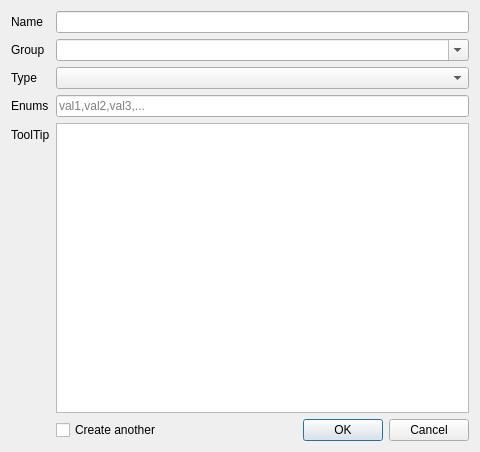
<?xml version="1.0" encoding="UTF-8"?>
<ui version="4.0">
 <class>Dialog</class>
 <widget class="QDialog" name="Dialog">
  <property name="geometry">
   <rect>
    <x>0</x>
    <y>0</y>
    <width>480</width>
    <height>452</height>
   </rect>
  </property>
  <property name="windowTitle">
   <string>Create Property</string>
  </property>
  <layout class="QFormLayout" name="formLayout">
   <item row="0" column="0">
    <widget class="QLabel" name="labelName">
     <property name="text">
      <string>Name</string>
     </property>
    </widget>
   </item>
   <item row="0" column="1">
    <widget class="QLineEdit" name="propertyName">
     <property name="toolTip">
      <string>&lt;html&gt;&lt;head/&gt;&lt;body&gt;&lt;p&gt;Name of property. Can only contain letters, numbers, and underscores. MixedCase names will display with spaces &amp;quot;Mixed Case&amp;quot;&lt;/p&gt;&lt;/body&gt;&lt;/html&gt;</string>
     </property>
    </widget>
   </item>
   <item row="1" column="1">
    <widget class="QComboBox" name="propertyGroup">
     <property name="toolTip">
      <string notr="true">&lt;html&gt;&lt;head/&gt;&lt;body&gt;&lt;p&gt;The category group the property belongs to.&lt;/p&gt;&lt;/body&gt;&lt;/html&gt;</string>
     </property>
     <property name="editable">
      <bool>true</bool>
     </property>
    </widget>
   </item>
   <item row="1" column="0">
    <widget class="QLabel" name="labelGroup">
     <property name="text">
      <string>Group</string>
     </property>
    </widget>
   </item>
   <item row="2" column="1">
    <widget class="QComboBox" name="propertyType">
     <property name="toolTip">
      <string notr="true">&lt;html&gt;&lt;head/&gt;&lt;body&gt;&lt;p&gt;The type of the property value.&lt;/p&gt;&lt;/body&gt;&lt;/html&gt;</string>
     </property>
    </widget>
   </item>
   <item row="2" column="0">
    <widget class="QLabel" name="labelType">
     <property name="text">
      <string>Type</string>
     </property>
    </widget>
   </item>
   <item row="3" column="1">
    <widget class="QLineEdit" name="propertyEnum">
     <property name="placeholderText">
      <string>val1,val2,val3,...</string>
     </property>
    </widget>
   </item>
   <item row="4" column="1">
    <widget class="QTextEdit" name="propertyInfo">
     <property name="toolTip">
      <string>&lt;html&gt;&lt;head/&gt;&lt;body&gt;&lt;p&gt;ToolTip to be displayed when user hovers mouse over property.&lt;/p&gt;&lt;/body&gt;&lt;/html&gt;</string>
     </property>
     <property name="tabChangesFocus">
      <bool>true</bool>
     </property>
    </widget>
   </item>
   <item row="3" column="0">
    <widget class="QLabel" name="labelEnum">
     <property name="text">
      <string>Enums</string>
     </property>
    </widget>
   </item>
   <item row="4" column="0">
    <widget class="QLabel" name="labelInfo">
     <property name="text">
      <string>ToolTip</string>
     </property>
    </widget>
   </item>
   <item row="5" column="1">
    <layout class="QHBoxLayout" name="horizontalLayout_2">
     <property name="leftMargin">
      <number>0</number>
     </property>
     <property name="topMargin">
      <number>0</number>
     </property>
     <property name="rightMargin">
      <number>0</number>
     </property>
     <property name="bottomMargin">
      <number>0</number>
     </property>
     <item>
      <widget class="QCheckBox" name="createAnother">
       <property name="toolTip">
        <string>&lt;html&gt;&lt;head/&gt;&lt;body&gt;&lt;p&gt;Check if you want to create several properties in a batch.&lt;/p&gt;&lt;/body&gt;&lt;/html&gt;</string>
       </property>
       <property name="text">
        <string>Create another</string>
       </property>
      </widget>
     </item>
     <item>
      <widget class="QDialogButtonBox" name="buttonBox">
       <property name="orientation">
        <enum>Qt::Horizontal</enum>
       </property>
       <property name="standardButtons">
        <set>QDialogButtonBox::Cancel|QDialogButtonBox::Ok</set>
       </property>
      </widget>
     </item>
    </layout>
   </item>
  </layout>
 </widget>
 <tabstops>
  <tabstop>propertyName</tabstop>
  <tabstop>propertyGroup</tabstop>
  <tabstop>propertyType</tabstop>
  <tabstop>propertyEnum</tabstop>
  <tabstop>propertyInfo</tabstop>
  <tabstop>createAnother</tabstop>
 </tabstops>
 <resources/>
 <connections>
  <connection>
   <sender>buttonBox</sender>
   <signal>accepted()</signal>
   <receiver>Dialog</receiver>
   <slot>accept()</slot>
   <hints>
    <hint type="sourcelabel">
     <x>248</x>
     <y>254</y>
    </hint>
    <hint type="destinationlabel">
     <x>157</x>
     <y>274</y>
    </hint>
   </hints>
  </connection>
  <connection>
   <sender>buttonBox</sender>
   <signal>rejected()</signal>
   <receiver>Dialog</receiver>
   <slot>reject()</slot>
   <hints>
    <hint type="sourcelabel">
     <x>316</x>
     <y>260</y>
    </hint>
    <hint type="destinationlabel">
     <x>286</x>
     <y>274</y>
    </hint>
   </hints>
  </connection>
 </connections>
</ui>
